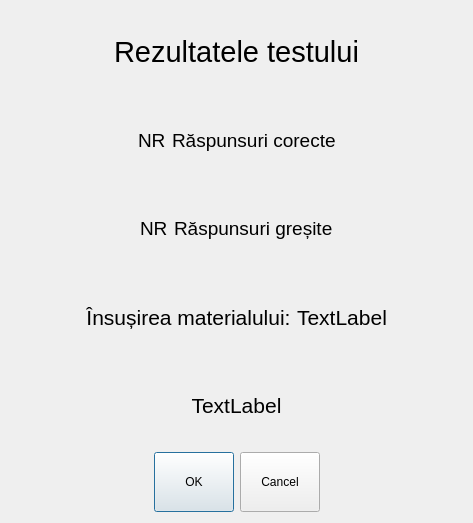
<?xml version="1.0" encoding="UTF-8"?>
<ui version="4.0">
 <class>Dialog</class>
 <widget class="QDialog" name="Dialog">
  <property name="geometry">
   <rect>
    <x>0</x>
    <y>0</y>
    <width>473</width>
    <height>523</height>
   </rect>
  </property>
  <property name="windowTitle">
   <string>Dialog</string>
  </property>
  <layout class="QVBoxLayout" name="verticalLayout">
   <item>
    <widget class="QLabel" name="label">
     <property name="font">
      <font>
       <pointsize>22</pointsize>
      </font>
     </property>
     <property name="text">
      <string>Rezultatele testului</string>
     </property>
     <property name="alignment">
      <set>Qt::AlignCenter</set>
     </property>
    </widget>
   </item>
   <item>
    <layout class="QHBoxLayout" name="horizontalLayout">
     <item>
      <spacer name="horizontalSpacer">
       <property name="orientation">
        <enum>Qt::Horizontal</enum>
       </property>
       <property name="sizeHint" stdset="0">
        <size>
         <width>40</width>
         <height>20</height>
        </size>
       </property>
      </spacer>
     </item>
     <item>
      <widget class="QLabel" name="right_questions_nr">
       <property name="font">
        <font>
         <pointsize>14</pointsize>
        </font>
       </property>
       <property name="text">
        <string>NR</string>
       </property>
      </widget>
     </item>
     <item>
      <widget class="QLabel" name="label_3">
       <property name="font">
        <font>
         <pointsize>14</pointsize>
        </font>
       </property>
       <property name="text">
        <string>Răspunsuri corecte</string>
       </property>
      </widget>
     </item>
     <item>
      <spacer name="horizontalSpacer_2">
       <property name="orientation">
        <enum>Qt::Horizontal</enum>
       </property>
       <property name="sizeHint" stdset="0">
        <size>
         <width>40</width>
         <height>20</height>
        </size>
       </property>
      </spacer>
     </item>
    </layout>
   </item>
   <item>
    <layout class="QHBoxLayout" name="horizontalLayout_2">
     <item>
      <spacer name="horizontalSpacer_3">
       <property name="orientation">
        <enum>Qt::Horizontal</enum>
       </property>
       <property name="sizeHint" stdset="0">
        <size>
         <width>40</width>
         <height>20</height>
        </size>
       </property>
      </spacer>
     </item>
     <item>
      <widget class="QLabel" name="wrong_questions_nr">
       <property name="font">
        <font>
         <pointsize>14</pointsize>
        </font>
       </property>
       <property name="text">
        <string>NR</string>
       </property>
      </widget>
     </item>
     <item>
      <widget class="QLabel" name="label_4">
       <property name="font">
        <font>
         <pointsize>14</pointsize>
        </font>
       </property>
       <property name="text">
        <string>Răspunsuri greșite</string>
       </property>
      </widget>
     </item>
     <item>
      <spacer name="horizontalSpacer_4">
       <property name="orientation">
        <enum>Qt::Horizontal</enum>
       </property>
       <property name="sizeHint" stdset="0">
        <size>
         <width>40</width>
         <height>20</height>
        </size>
       </property>
      </spacer>
     </item>
    </layout>
   </item>
   <item>
    <layout class="QHBoxLayout" name="horizontalLayout_3">
     <item>
      <spacer name="horizontalSpacer_5">
       <property name="orientation">
        <enum>Qt::Horizontal</enum>
       </property>
       <property name="sizeHint" stdset="0">
        <size>
         <width>40</width>
         <height>20</height>
        </size>
       </property>
      </spacer>
     </item>
     <item>
      <widget class="QLabel" name="label_2">
       <property name="font">
        <font>
         <pointsize>16</pointsize>
        </font>
       </property>
       <property name="text">
        <string>Însușirea materialului:</string>
       </property>
       <property name="alignment">
        <set>Qt::AlignCenter</set>
       </property>
      </widget>
     </item>
     <item>
      <widget class="QLabel" name="accuracy">
       <property name="font">
        <font>
         <pointsize>16</pointsize>
        </font>
       </property>
       <property name="text">
        <string>TextLabel</string>
       </property>
       <property name="alignment">
        <set>Qt::AlignCenter</set>
       </property>
      </widget>
     </item>
     <item>
      <spacer name="horizontalSpacer_6">
       <property name="orientation">
        <enum>Qt::Horizontal</enum>
       </property>
       <property name="sizeHint" stdset="0">
        <size>
         <width>40</width>
         <height>20</height>
        </size>
       </property>
      </spacer>
     </item>
    </layout>
   </item>
   <item>
    <widget class="QLabel" name="elapsed_time">
     <property name="font">
      <font>
       <pointsize>16</pointsize>
      </font>
     </property>
     <property name="text">
      <string>TextLabel</string>
     </property>
     <property name="alignment">
      <set>Qt::AlignCenter</set>
     </property>
    </widget>
   </item>
   <item>
    <layout class="QHBoxLayout" name="horizontalLayout_4">
     <item>
      <spacer name="horizontalSpacer_8">
       <property name="orientation">
        <enum>Qt::Horizontal</enum>
       </property>
       <property name="sizeHint" stdset="0">
        <size>
         <width>40</width>
         <height>20</height>
        </size>
       </property>
      </spacer>
     </item>
     <item>
      <widget class="QPushButton" name="ok_btn">
       <property name="minimumSize">
        <size>
         <width>0</width>
         <height>60</height>
        </size>
       </property>
       <property name="text">
        <string>OK</string>
       </property>
      </widget>
     </item>
     <item>
      <widget class="QPushButton" name="cancel_btn">
       <property name="minimumSize">
        <size>
         <width>0</width>
         <height>60</height>
        </size>
       </property>
       <property name="text">
        <string>Cancel</string>
       </property>
      </widget>
     </item>
     <item>
      <spacer name="horizontalSpacer_9">
       <property name="orientation">
        <enum>Qt::Horizontal</enum>
       </property>
       <property name="sizeHint" stdset="0">
        <size>
         <width>40</width>
         <height>20</height>
        </size>
       </property>
      </spacer>
     </item>
    </layout>
   </item>
  </layout>
 </widget>
 <resources/>
 <connections/>
</ui>
